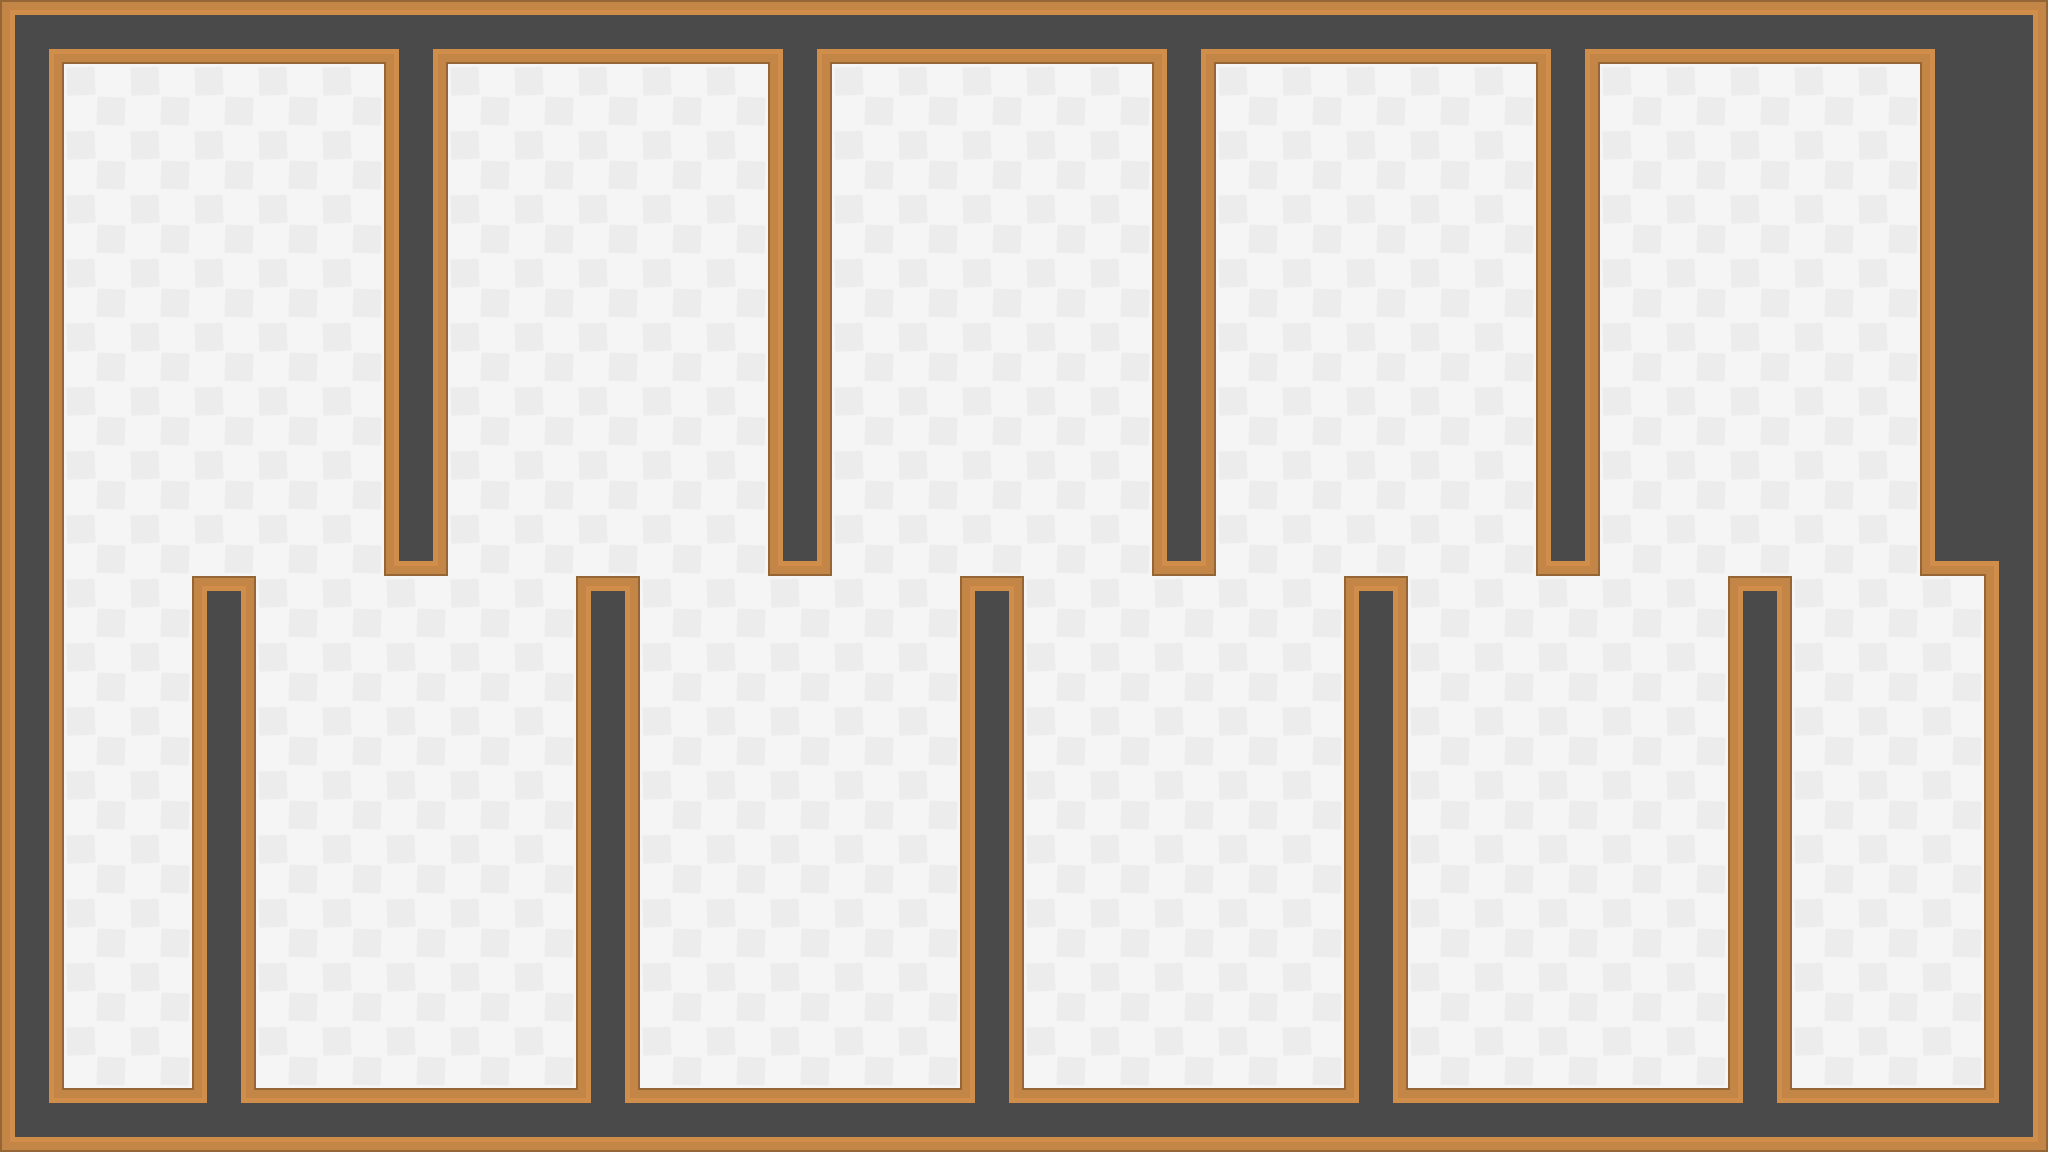

This game map was drawn from its Tiled (.tmx) file and the tilesets committed beside it. A one-line description and the full map source follow:
An orthogonal 32x18 tile map with 64x64 px tiles, 3 tile layers (groundLayer, collisionlayer, bulletLayer), 1 hidden layer not drawn.

<map version="1.9" tiledversion="1.9.2" orientation="orthogonal" renderorder="right-down" width="32" height="18" tilewidth="64" tileheight="64" infinite="0" nextlayerid="5" nextobjectid="1">
 <tileset firstgid="1" source="TileSet/shooterTileSet.tsx" />
 <layer id="1" name="groundLayer" width="32" height="18">
  <data encoding="csv">
12,12,12,12,12,12,12,12,12,12,12,12,12,12,12,12,12,12,12,12,12,12,12,12,12,12,12,12,12,12,12,12,
12,12,12,12,12,12,12,12,12,12,12,12,12,12,12,12,12,12,12,12,12,12,12,12,12,12,12,12,12,12,12,12,
12,12,12,12,12,12,12,12,12,12,12,12,12,12,12,12,12,12,12,12,12,12,12,12,12,12,12,12,12,12,12,12,
12,12,12,12,12,12,12,12,12,12,12,12,12,12,12,12,12,12,12,12,12,12,12,12,12,12,12,12,12,12,12,12,
12,12,12,12,12,12,12,12,12,12,12,12,12,12,12,12,12,12,12,12,12,12,12,12,12,12,12,12,12,12,12,12,
12,12,12,12,12,12,12,12,12,12,12,12,12,12,12,12,12,12,12,12,12,12,12,12,12,12,12,12,12,12,12,12,
12,12,12,12,12,12,12,12,12,12,12,12,12,12,12,12,12,12,12,12,12,12,12,12,12,12,12,12,12,12,12,12,
12,12,12,12,12,12,12,12,12,12,12,12,12,12,12,12,12,12,12,12,12,12,12,12,12,12,12,12,12,12,12,12,
12,12,12,12,12,12,12,12,12,12,12,12,12,12,12,12,12,12,12,12,12,12,12,12,12,12,12,12,12,12,12,12,
12,12,12,12,12,12,12,12,12,12,12,12,12,12,12,12,12,12,12,12,12,12,12,12,12,12,12,12,12,12,12,12,
12,12,12,12,12,12,12,12,12,12,12,12,12,12,12,12,12,12,12,12,12,12,12,12,12,12,12,12,12,12,12,12,
12,12,12,12,12,12,12,12,12,12,12,12,12,12,12,12,12,12,12,12,12,12,12,12,12,12,12,12,12,12,12,12,
12,12,12,12,12,12,12,12,12,12,12,12,12,12,12,12,12,12,12,12,12,12,12,12,12,12,12,12,12,12,12,12,
12,12,12,12,12,12,12,12,12,12,12,12,12,12,12,12,12,12,12,12,12,12,12,12,12,12,12,12,12,12,12,12,
12,12,12,12,12,12,12,12,12,12,12,12,12,12,12,12,12,12,12,12,12,12,12,12,12,12,12,12,12,12,12,12,
12,12,12,12,12,12,12,12,12,12,12,12,12,12,12,12,12,12,12,12,12,12,12,12,12,12,12,12,12,12,12,12,
12,12,12,12,12,12,12,12,12,12,12,12,12,12,12,12,12,12,12,12,12,12,12,12,12,12,12,12,12,12,12,12,
12,12,12,12,12,12,12,12,12,12,12,12,12,12,12,12,12,12,12,12,12,12,12,12,12,12,12,12,12,12,12,12
</data>
 </layer>
 <layer id="2" name="collisionlayer" width="32" height="18">
  <data encoding="csv">
118,120,120,120,120,120,121,120,120,120,120,120,121,120,120,120,120,120,121,120,120,120,120,120,121,120,120,120,120,120,230,126,
147,0,0,0,0,0,147,0,0,0,0,0,147,0,0,0,0,0,147,0,0,0,0,0,147,0,0,0,0,0,176,177,
147,0,0,0,0,0,147,0,0,0,0,0,147,0,0,0,0,0,147,0,0,0,0,0,147,0,0,0,0,0,176,177,
147,0,0,0,0,0,147,0,0,0,0,0,147,0,0,0,0,0,147,0,0,0,0,0,147,0,0,0,0,0,176,177,
147,0,0,0,0,0,147,0,0,0,0,0,147,0,0,0,0,0,147,0,0,0,0,0,147,0,0,0,0,0,176,177,
147,0,0,0,0,0,147,0,0,0,0,0,147,0,0,0,0,0,147,0,0,0,0,0,147,0,0,0,0,0,176,177,
147,0,0,0,0,0,147,0,0,0,0,0,147,0,0,0,0,0,147,0,0,0,0,0,147,0,0,0,0,0,176,177,
147,0,0,0,0,0,147,0,0,0,0,0,147,0,0,0,0,0,147,0,0,0,0,0,147,0,0,0,0,0,176,177,
147,0,0,0,0,0,124,0,0,0,0,0,124,0,0,0,0,0,124,0,0,0,0,0,124,0,0,0,0,0,152,256,
147,0,0,150,0,0,0,0,0,150,0,0,0,0,0,150,0,0,0,0,0,150,0,0,0,0,0,150,0,0,0,147,
147,0,0,147,0,0,0,0,0,147,0,0,0,0,0,147,0,0,0,0,0,147,0,0,0,0,0,147,0,0,0,147,
147,0,0,147,0,0,0,0,0,147,0,0,0,0,0,147,0,0,0,0,0,147,0,0,0,0,0,147,0,0,0,147,
147,0,0,147,0,0,0,0,0,147,0,0,0,0,0,147,0,0,0,0,0,147,0,0,0,0,0,147,0,0,0,147,
147,0,0,147,0,0,0,0,0,147,0,0,0,0,0,147,0,0,0,0,0,147,0,0,0,0,0,147,0,0,0,147,
147,0,0,147,0,0,0,0,0,147,0,0,0,0,0,147,0,0,0,0,0,147,0,0,0,0,0,147,0,0,0,147,
147,0,0,147,0,0,0,0,0,147,0,0,0,0,0,147,0,0,0,0,0,147,0,0,0,0,0,147,0,0,0,147,
147,0,0,147,0,0,0,0,0,147,0,0,0,0,0,147,0,0,0,0,0,147,0,0,0,0,0,147,0,0,0,147,
145,120,120,122,120,120,120,120,120,122,120,120,120,120,120,122,120,120,120,120,120,122,120,120,120,120,120,122,120,120,120,146
</data>
 </layer>
 <layer id="3" name="bulletLayer" width="32" height="18">
  <data encoding="csv">
0,0,0,0,0,0,0,0,0,0,0,0,0,0,0,0,0,0,0,0,0,0,0,0,0,0,0,0,0,0,0,0,
0,0,0,0,0,0,0,0,0,0,0,0,0,0,0,0,0,0,0,0,0,0,0,0,0,0,0,0,0,0,0,0,
0,0,0,0,0,0,0,0,0,0,0,0,0,0,0,0,0,0,0,0,0,0,0,0,0,0,0,0,0,0,0,0,
0,0,0,0,0,0,0,0,0,0,0,0,0,0,0,0,0,0,0,0,0,0,0,0,0,0,0,0,0,0,0,0,
0,0,0,0,0,0,0,0,0,0,0,0,0,0,0,0,0,0,0,0,0,0,0,0,0,0,0,0,0,0,0,0,
0,0,0,0,0,0,0,0,0,0,0,0,0,0,0,0,0,0,0,0,0,0,0,0,0,0,0,0,0,0,0,0,
0,0,0,0,0,0,0,0,0,0,0,0,0,0,0,0,0,0,0,0,0,0,0,0,0,0,0,0,0,0,0,0,
0,0,0,0,0,0,0,0,0,0,0,0,0,0,0,0,0,0,0,0,0,0,0,0,0,0,0,0,0,0,0,0,
0,0,0,0,0,0,0,0,0,0,0,0,0,0,0,0,0,0,0,0,0,0,0,0,0,0,0,0,0,0,0,0,
0,0,0,0,0,0,0,0,0,0,0,0,0,0,0,0,0,0,0,0,0,0,0,0,0,0,0,0,0,0,0,0,
0,0,0,0,0,0,0,0,0,0,0,0,0,0,0,0,0,0,0,0,0,0,0,0,0,0,0,0,0,0,0,0,
0,0,0,0,0,0,0,0,0,0,0,0,0,0,0,0,0,0,0,0,0,0,0,0,0,0,0,0,0,0,0,0,
0,0,0,0,0,0,0,0,0,0,0,0,0,0,0,0,0,0,0,0,0,0,0,0,0,0,0,0,0,0,0,0,
0,0,0,0,0,0,0,0,0,0,0,0,0,0,0,0,0,0,0,0,0,0,0,0,0,0,0,0,0,0,0,0,
0,0,0,0,0,0,0,0,0,0,0,0,0,0,0,0,0,0,0,0,0,0,0,0,0,0,0,0,0,0,0,0,
0,0,0,0,0,0,0,0,0,0,0,0,0,0,0,0,0,0,0,0,0,0,0,0,0,0,0,0,0,0,0,0,
0,0,0,0,0,0,0,0,0,0,0,0,0,0,0,0,0,0,0,0,0,0,0,0,0,0,0,0,0,0,0,0,
0,0,0,0,0,0,0,0,0,0,0,0,0,0,0,0,0,0,0,0,0,0,0,0,0,0,0,0,0,0,0,0
</data>
 </layer>
 <layer id="4" name="spawnLayer" width="32" height="18" visible="0">
  <data encoding="csv">
0,0,0,0,0,0,0,0,0,0,0,0,0,0,0,0,0,0,0,0,0,0,0,0,0,0,0,0,0,0,0,0,
0,0,0,0,0,0,0,0,0,0,0,0,0,0,360,0,0,0,0,0,0,0,0,0,0,0,0,0,0,0,0,0,
0,0,0,360,0,0,0,0,0,360,0,0,0,0,0,0,0,0,0,0,0,0,0,0,0,0,0,0,0,0,0,0,
0,0,0,0,0,0,0,0,0,0,0,0,0,0,0,0,0,0,0,0,0,0,0,0,0,0,0,0,0,0,0,0,
0,0,0,0,0,0,0,0,0,0,0,0,0,0,0,0,0,0,0,0,0,0,0,0,0,360,0,0,0,0,0,0,
0,360,0,0,0,0,0,0,0,0,0,0,0,0,0,0,0,0,0,0,0,0,0,0,0,0,0,0,0,0,0,0,
0,0,0,0,0,0,0,0,0,0,0,0,0,0,0,360,0,0,0,0,0,0,0,0,0,0,0,0,0,0,0,0,
0,0,0,0,0,0,0,0,0,0,0,0,0,0,0,0,0,0,0,0,0,0,0,0,0,0,0,0,0,0,0,0,
0,0,0,0,0,0,0,0,0,0,0,0,0,0,0,0,0,0,0,0,0,0,0,0,0,0,0,0,0,0,0,0,
0,0,0,0,0,0,0,0,0,0,0,0,0,0,0,0,0,0,0,0,0,0,0,0,0,0,0,0,0,0,0,0,
0,0,0,0,0,0,360,0,0,0,0,0,0,0,0,0,0,0,0,0,0,0,0,0,0,0,0,0,0,360,0,0,
0,0,0,0,0,0,0,0,0,0,0,0,0,0,0,0,0,0,0,0,0,0,0,0,0,0,360,0,0,0,0,0,
0,0,0,0,0,0,0,0,0,0,0,0,0,0,0,0,0,0,0,0,0,0,0,0,0,0,0,0,0,0,0,0,
0,0,0,0,0,0,0,0,360,0,0,0,0,0,0,0,0,0,0,0,0,0,0,0,0,0,0,0,0,0,0,0,
0,0,0,0,0,0,0,0,0,0,0,360,0,0,360,0,0,0,360,0,0,0,0,0,0,0,0,0,0,0,0,0,
0,0,0,0,0,0,0,0,0,0,0,0,0,0,0,0,0,0,0,0,0,0,0,0,0,0,0,0,0,0,0,0,
0,0,0,0,0,0,0,0,0,0,0,0,0,0,0,0,0,0,0,0,0,0,0,0,0,0,0,0,0,0,0,0,
0,0,0,0,0,0,0,0,0,0,0,0,0,0,0,0,0,0,0,0,0,0,0,0,0,0,0,0,0,0,0,0
</data>
 </layer>
</map>
